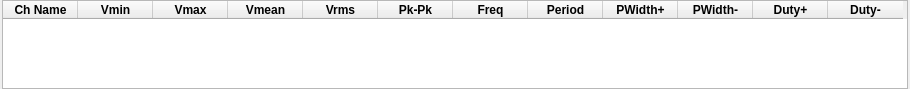
<?xml version="1.0" encoding="UTF-8"?>
<ui version="4.0">
 <class>Frame</class>
 <widget class="QFrame" name="Frame">
  <property name="geometry">
   <rect>
    <x>0</x>
    <y>0</y>
    <width>910</width>
    <height>89</height>
   </rect>
  </property>
  <property name="windowTitle">
   <string>Measurement Window</string>
  </property>
  <layout class="QVBoxLayout" name="verticalLayout" stretch="1">
   <property name="spacing">
    <number>0</number>
   </property>
   <property name="leftMargin">
    <number>0</number>
   </property>
   <property name="topMargin">
    <number>0</number>
   </property>
   <property name="rightMargin">
    <number>0</number>
   </property>
   <property name="bottomMargin">
    <number>0</number>
   </property>
   <item>
    <layout class="QHBoxLayout" name="h_layout">
     <property name="spacing">
      <number>0</number>
     </property>
     <property name="sizeConstraint">
      <enum>QLayout::SetMinimumSize</enum>
     </property>
     <item>
      <widget class="QTableWidget" name="tableWidget">
       <property name="sizePolicy">
        <sizepolicy hsizetype="Maximum" vsizetype="Maximum">
         <horstretch>0</horstretch>
         <verstretch>0</verstretch>
        </sizepolicy>
       </property>
       <property name="minimumSize">
        <size>
         <width>906</width>
         <height>0</height>
        </size>
       </property>
       <property name="maximumSize">
        <size>
         <width>16777215</width>
         <height>16777215</height>
        </size>
       </property>
       <property name="font">
        <font>
         <weight>50</weight>
         <bold>false</bold>
        </font>
       </property>
       <property name="autoScrollMargin">
        <number>12</number>
       </property>
       <property name="alternatingRowColors">
        <bool>true</bool>
       </property>
       <property name="columnCount">
        <number>12</number>
       </property>
       <attribute name="horizontalHeaderVisible">
        <bool>true</bool>
       </attribute>
       <attribute name="horizontalHeaderCascadingSectionResizes">
        <bool>true</bool>
       </attribute>
       <attribute name="horizontalHeaderDefaultSectionSize">
        <number>75</number>
       </attribute>
       <attribute name="horizontalHeaderMinimumSectionSize">
        <number>30</number>
       </attribute>
       <attribute name="verticalHeaderVisible">
        <bool>false</bool>
       </attribute>
       <attribute name="verticalHeaderCascadingSectionResizes">
        <bool>true</bool>
       </attribute>
       <attribute name="verticalHeaderDefaultSectionSize">
        <number>20</number>
       </attribute>
       <column>
        <property name="text">
         <string>Ch Name</string>
        </property>
        <property name="font">
         <font>
          <weight>75</weight>
          <bold>true</bold>
         </font>
        </property>
       </column>
       <column>
        <property name="text">
         <string notr="true">Vmin</string>
        </property>
        <property name="toolTip">
         <string notr="true"/>
        </property>
        <property name="whatsThis">
         <string notr="true"/>
        </property>
        <property name="font">
         <font>
          <weight>75</weight>
          <bold>true</bold>
         </font>
        </property>
       </column>
       <column>
        <property name="text">
         <string>Vmax</string>
        </property>
        <property name="font">
         <font>
          <weight>75</weight>
          <bold>true</bold>
         </font>
        </property>
       </column>
       <column>
        <property name="text">
         <string>Vmean</string>
        </property>
        <property name="font">
         <font>
          <weight>75</weight>
          <bold>true</bold>
         </font>
        </property>
       </column>
       <column>
        <property name="text">
         <string>Vrms</string>
        </property>
        <property name="font">
         <font>
          <weight>75</weight>
          <bold>true</bold>
         </font>
        </property>
       </column>
       <column>
        <property name="text">
         <string>Pk-Pk</string>
        </property>
        <property name="font">
         <font>
          <weight>75</weight>
          <bold>true</bold>
         </font>
        </property>
       </column>
       <column>
        <property name="text">
         <string>Freq</string>
        </property>
        <property name="font">
         <font>
          <weight>75</weight>
          <bold>true</bold>
         </font>
        </property>
       </column>
       <column>
        <property name="text">
         <string>Period</string>
        </property>
        <property name="font">
         <font>
          <weight>75</weight>
          <bold>true</bold>
         </font>
        </property>
       </column>
       <column>
        <property name="text">
         <string>PWidth+</string>
        </property>
        <property name="font">
         <font>
          <weight>75</weight>
          <bold>true</bold>
         </font>
        </property>
       </column>
       <column>
        <property name="text">
         <string>PWidth-</string>
        </property>
        <property name="font">
         <font>
          <weight>75</weight>
          <bold>true</bold>
         </font>
        </property>
       </column>
       <column>
        <property name="text">
         <string>Duty+</string>
        </property>
        <property name="font">
         <font>
          <weight>75</weight>
          <bold>true</bold>
         </font>
        </property>
       </column>
       <column>
        <property name="text">
         <string>Duty-</string>
        </property>
        <property name="font">
         <font>
          <weight>75</weight>
          <bold>true</bold>
         </font>
        </property>
       </column>
      </widget>
     </item>
    </layout>
   </item>
  </layout>
 </widget>
 <resources/>
 <connections/>
</ui>
